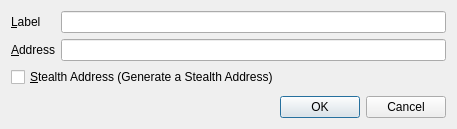
<?xml version="1.0" encoding="UTF-8"?>
<ui version="4.0">
 <class>EditAddressDialog</class>
 <widget class="QDialog" name="EditAddressDialog">
  <property name="geometry">
   <rect>
    <x>0</x>
    <y>0</y>
    <width>457</width>
    <height>129</height>
   </rect>
  </property>
  <property name="windowTitle">
   <string>Edit Address</string>
  </property>
  <layout class="QVBoxLayout" name="verticalLayout">
   <item>
    <layout class="QFormLayout" name="formLayout">
     <property name="fieldGrowthPolicy">
      <enum>QFormLayout::AllNonFixedFieldsGrow</enum>
     </property>
     <item row="0" column="0">
      <widget class="QLabel" name="label">
       <property name="text">
        <string>&amp;Label</string>
       </property>
       <property name="buddy">
        <cstring>labelEdit</cstring>
       </property>
      </widget>
     </item>
     <item row="0" column="1">
      <widget class="QLineEdit" name="labelEdit">
       <property name="toolTip">
        <string>The label associated with this address book entry</string>
       </property>
      </widget>
     </item>
     <item row="1" column="0">
      <widget class="QLabel" name="label_2">
       <property name="text">
        <string>&amp;Address</string>
       </property>
       <property name="buddy">
        <cstring>addressEdit</cstring>
       </property>
      </widget>
     </item>
     <item row="1" column="1">
      <widget class="QLineEdit" name="addressEdit">
       <property name="toolTip">
        <string>The address associated with this address book entry. This can only be modified for sending addresses.</string>
       </property>
      </widget>
     </item>
     <item row="2" column="0" colspan="2">
      <widget class="QCheckBox" name="stealthCB">
       <property name="text">
        <string>&amp;Stealth Address (Generate a Stealth Address)</string>
       </property>
      </widget>
     </item>
    </layout>
   </item>
   <item>
    <widget class="QDialogButtonBox" name="buttonBox">
     <property name="orientation">
      <enum>Qt::Horizontal</enum>
     </property>
     <property name="standardButtons">
      <set>QDialogButtonBox::Cancel|QDialogButtonBox::Ok</set>
     </property>
    </widget>
   </item>
  </layout>
 </widget>
 <resources/>
 <connections>
  <connection>
   <sender>buttonBox</sender>
   <signal>accepted()</signal>
   <receiver>EditAddressDialog</receiver>
   <slot>accept()</slot>
   <hints>
    <hint type="sourcelabel">
     <x>248</x>
     <y>254</y>
    </hint>
    <hint type="destinationlabel">
     <x>157</x>
     <y>274</y>
    </hint>
   </hints>
  </connection>
  <connection>
   <sender>buttonBox</sender>
   <signal>rejected()</signal>
   <receiver>EditAddressDialog</receiver>
   <slot>reject()</slot>
   <hints>
    <hint type="sourcelabel">
     <x>316</x>
     <y>260</y>
    </hint>
    <hint type="destinationlabel">
     <x>286</x>
     <y>274</y>
    </hint>
   </hints>
  </connection>
 </connections>
</ui>
